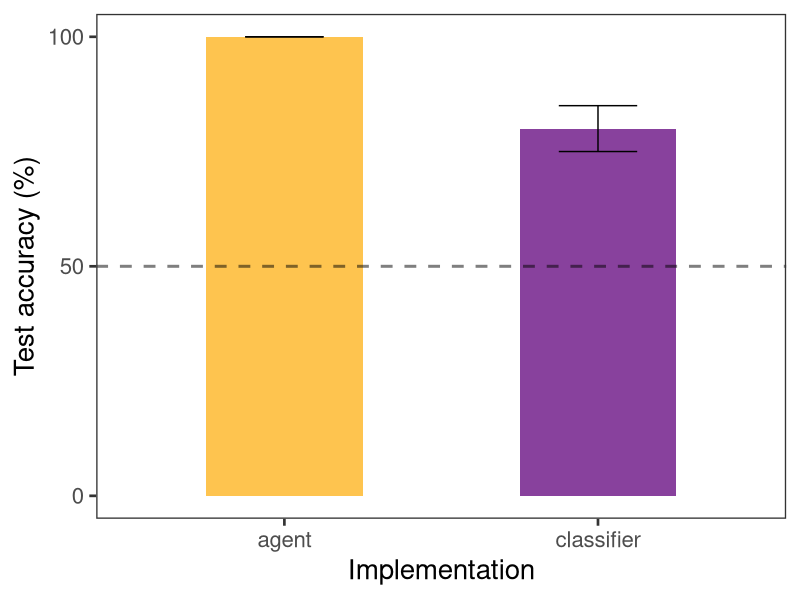
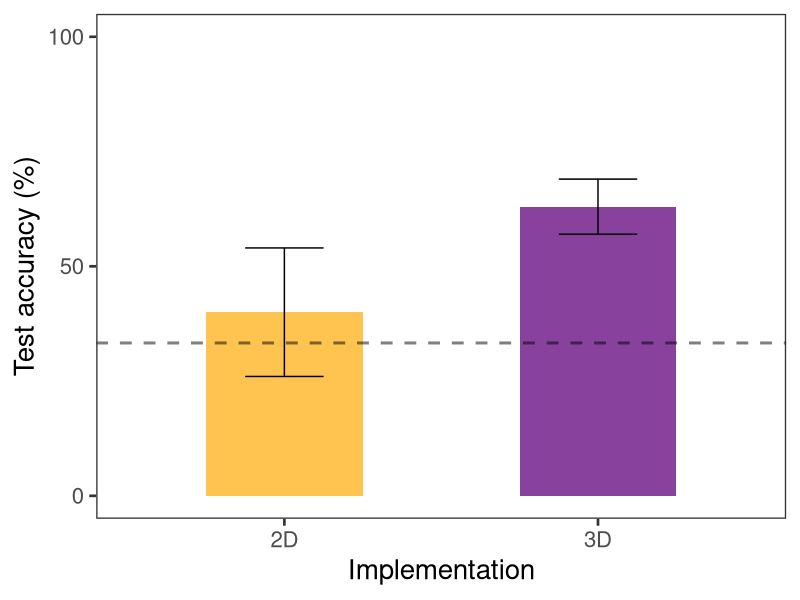
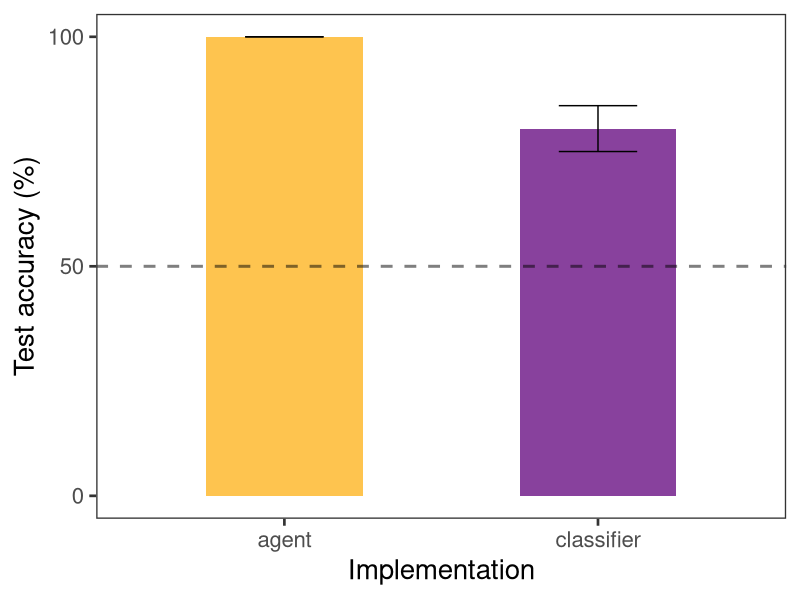
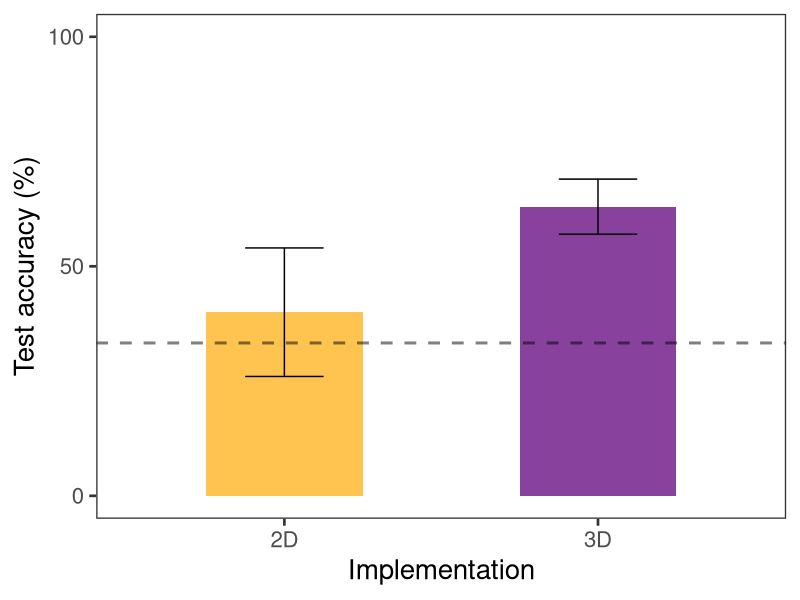

Write the R code that produced these figures, in order. (Note: this script raises an error after producing the figures.)
## ---- chunk 1
library(tidyverse)
## ---- chunk 2
theme_set(theme_bw(base_size = 20) + 
            theme(panel.grid = element_blank()))
## ---- chunk 3
class_d = data.frame(type = c("classifier", "agent"), test_accuracy_mean = c(0.8, 1.), test_accuracy_sem = c(0.05, 0.))
## ---- chunk 4
ggplot(class_d,
       aes(x=type, fill=type, y=test_accuracy_mean)) +
  geom_bar(stat="identity",
           width=0.5) +
  geom_errorbar(aes(ymin=test_accuracy_mean - test_accuracy_sem, ymax=test_accuracy_mean + test_accuracy_sem), width=0.25) +
  scale_fill_manual(values=c("#fec44f", "#88419d")) +
  scale_y_continuous(breaks=c(0, 0.5, 1), labels=c(0, 50, 100)) +
  labs(x="Implementation",
       y="Test accuracy (%)") +
  geom_hline(yintercept=0.5, linetype=2, size=1, alpha=0.5) +
  guides(fill=F)
ggsave("figures/plots/agent_vs_classifier.png", width=7, height=5)
## ---- chunk 5
put_d = data.frame(type = c("3D", "2D", "2D Egocentric"), test_accuracy_mean = c(0.63, 0.4, 0.63), test_accuracy_sem = c(0.06, 0.14, 0.1))
## ---- chunk 6
ggplot(put_d %>% filter(type != "2D Egocentric"),
       aes(x=type, fill=type, y=test_accuracy_mean)) +
  geom_bar(stat="identity",
           width=0.5) +
  geom_errorbar(aes(ymin=test_accuracy_mean - test_accuracy_sem, ymax=test_accuracy_mean + test_accuracy_sem), width=0.25) +
  scale_fill_manual(values=c("#fec44f", "#88419d")) +
  scale_y_continuous(breaks=c(0, 0.5, 1), labels=c(0, 50, 100), limits=c(0, 1)) +
  labs(x="Implementation",
       y="Test accuracy (%)") +
  geom_hline(yintercept=0.333, linetype=2, size=1, alpha=0.5) +
  guides(fill=F) 
ggsave("figures/plots/2D_vs_3D.png", width=7, height=5)
## ---- chunk 7
ggplot(put_d,
       aes(x=type, fill=type, y=test_accuracy_mean)) +
  geom_bar(stat="identity",
           width=0.5) +
  geom_errorbar(aes(ymin=test_accuracy_mean - test_accuracy_sem, ymax=test_accuracy_mean + test_accuracy_sem), width=0.25) +
  scale_fill_manual(values=c("#fec44f", "#88419d")) +
  scale_y_continuous(breaks=c(0, 0.5, 1), labels=c(0, 50, 100), limits=c(0, 1)) +
  labs(x="Implementation",
       y="Test accuracy (%)") +
  geom_hline(yintercept=0.333, linetype=2, size=1, alpha=0.5) +
  guides(fill=F) 
ggsave("figures/plots/2D_vs_scrolling_vs_3D.png", width=7, height=5)
